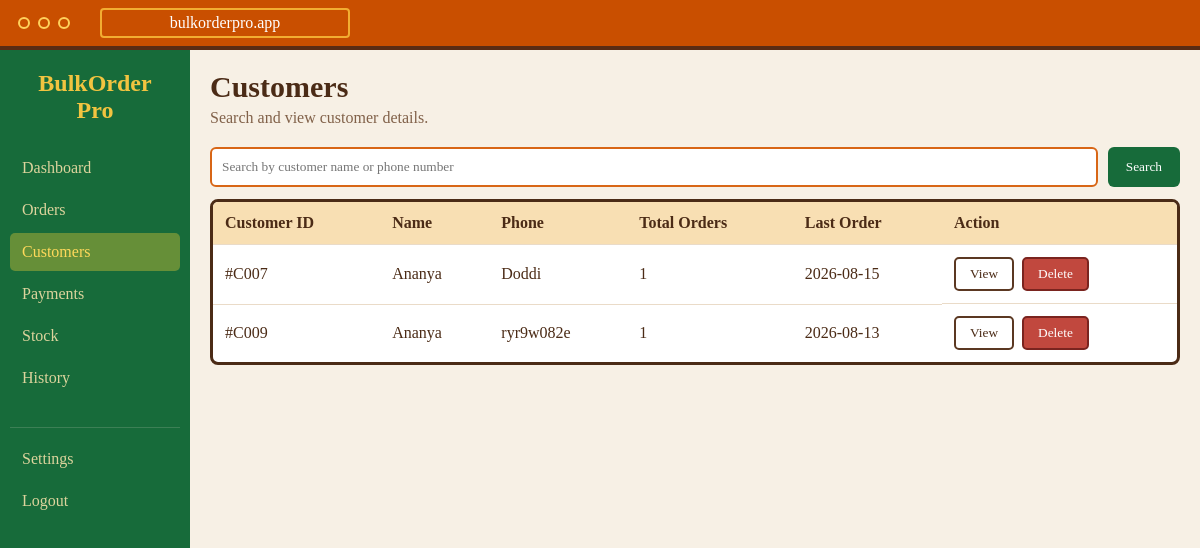
The app's page /customers (signed in) with its own data.
### tables this page shows
CREATE TABLE customers (
            id INTEGER PRIMARY KEY AUTOINCREMENT,
            customer_name TEXT NOT NULL,
            phone TEXT NOT NULL,
            date_added TEXT DEFAULT CURRENT_DATE
        );

### app.py (the view)
@app.route("/customers")
def customers():
    if not user_logged_in():
        return redirect(url_for("login_page"))
    search = request.args.get(
        "search",
        ""
    ).strip()
    connection = get_database_connection()
    cursor = connection.cursor()
    if search:
        cursor.execute("""
            SELECT
                customers.id,
                customers.customer_name,
                customers.phone,
                customers.date_added,
                COUNT(orders.id) AS total_orders,
                MAX(orders.pickup_date) AS last_order
            FROM customers

            LEFT JOIN orders
            ON customers.id = orders.customer_id

            WHERE customers.customer_name LIKE ?
               OR customers.phone LIKE ?

            GROUP BY customers.id

            ORDER BY customers.customer_name
        """, (
            f"%{search}%",
            f"%{search}%"
        ))
    else:
        cursor.execute("""
            SELECT
                customers.id,
                customers.customer_name,
                customers.phone,
                customers.date_added,
                COUNT(orders.id) AS total_orders,
                MAX(orders.pickup_date) AS last_order
            FROM customers

            LEFT JOIN orders
            ON customers.id = orders.customer_id

            GROUP BY customers.id

            ORDER BY customers.customer_name
        """)
    customer_records = cursor.fetchall()
    cursor.execute("""
        SELECT COUNT(*)
        FROM customers
    """)
    total_customers = cursor.fetchone()[0]
    cursor.execute("""
        SELECT COUNT(DISTINCT customer_id)
        FROM orders
        WHERE order_status = 'Pending'
    """)
    active_customers = cursor.fetchone()[0]
    cursor.execute("""
        SELECT COUNT(*)
        FROM customers
        WHERE strftime('%Y-%m', date_added)
        = strftime('%Y-%m', 'now')
    """)
    new_customers = cursor.fetchone()[0]
    connection.close()
    return render_template(
        "customers.html",
        customers=customer_records,
        total_customers=total_customers,
        active_customers=active_customers,
        new_customers=new_customers,
        search=search
    )

### app.py (called while the page is built)
def get_database_connection():
    connection = sqlite3.connect(DATABASE)
    connection.row_factory = sqlite3.Row
    return connection

def user_logged_in():
    return "username" in session

### templates/customers.html (shortened to what this page needs)
<!DOCTYPE html>
<html lang="en">
<head>
    <link rel="stylesheet"
          href="{{ url_for('static', filename='customers.css') }}">
</head>
<body class="customers-page">
    <div class="top-bar">
        <div class="circles">
            <span></span>
            <span></span>
            <span></span>
        </div>
        <div class="web-address">
            bulkorderpro.app
        </div>
    </div>
    <div class="customers-container">
        <div class="sidebar">
            <h2>
                BulkOrder
                <span>Pro</span>
            </h2>
            <a href="{{ url_for('dashboard') }}">
                Dashboard
            </a>
            <a href="{{ url_for('orders') }}">
                Orders
            </a>
            <a href="{{ url_for('customers') }}" class="active">
                Customers
            </a>
            <a href="#">
                Payments
            </a>
            <a href="{{ url_for('stock') }}">
                Stock
            </a>
            <a href="#">
                History
            </a>
            <div class="bottom-links">
                <a href="#">
                    Settings
                </a>
                <a href="{{ url_for('logout') }}">
                    Logout
                </a>
            </div>
        </div>
        <main class="main-content">
            <div class="customers-header">
                <div>
                    <h1>Customers</h1>
                    <p>Search and view customer details.</p>
                </div>
            </div>
            <form
                class="search-box"
                method="GET"
                action="{{ url_for('customers') }}">
                <input
                    type="text"
                    name="search"
                    value="{{ search }}"
                    placeholder="Search by customer name or phone number">
                <button type="submit">
                    Search
                </button>
            </form>
            <div class="customers-table-box">
                <table>
                    <thead>
                        <tr>
                            <th>Customer ID</th>
                            <th>Name</th>
                            <th>Phone</th>
                            <th>Total Orders</th>
                            <th>Last Order</th>
                            <th>Action</th>
                        </tr>
                    </thead>
                    <tbody>
                        {% for customer in customers %}
                        <tr>
                            <td>
                                #C{{ "%03d"|format(customer["id"]) }}
                            </td>
                            <td>
                                {{ customer["customer_name"] }}
                            </td>
                            <td>
                                {{ customer["phone"] }}
                            </td>
                            <td>
                                {{ customer["total_orders"] }}
                            </td>
                            <td>
                                {% if customer["last_order"] %}
                                    {{ customer["last_order"] }}
                                {% else %}
                                    No orders
                                {% endif %}
                            </td>
                            <td class="action-buttons">
                                <button
                                    type="button"
                                    class="view-button">
                                    View
                                </button>
                                <form
                                    method="POST"
                                    action="{{ url_for('delete_customer', customer_id=customer['id']) }}"
                                    onsubmit="return confirm('Are you sure you want to delete this customer and all of their orders?');">
                                    <button
                                        type="submit"
                                        class="delete-button">
                                        Delete
                                    </button>
                                </form>
                            </td>
                        </tr>
                        {% endfor %}
                    </tbody>
                </table>
            </div>
        </main>
    </div>
</body>
</html>

### static/customers.css (style rules this page uses)
* { margin: 0; padding: 0; box-sizing: border-box; }
body { min-height: 100vh; background: #f7f0e5; font-family: Georgia, serif; color: #4b2b16; }
.top-bar { height: 50px; background: #c94f00; border-bottom: 4px solid #5a2c14; display: flex; align-items: center; padding: 0 18px; }
.circles { display: flex; gap: 8px; }
.circles span { width: 12px; height: 12px; border: 2px solid #ffd15c; border-radius: 50%; }
.web-address { width: 250px; margin-left: 30px; padding: 4px; text-align: center; color: white; border: 2px solid #f2ad32; border-radius: 4px; }
.customers-container { display: flex; min-height: calc(100vh - 54px); }
.sidebar { width: 190px; background: #176b3a; color: #e7dcaa; padding: 20px 10px; }
.sidebar h2 { color: #f2c440; text-align: center; margin-bottom: 25px; }
.sidebar h2 span { display: block; }
.sidebar a { display: block; padding: 10px 12px; margin-bottom: 4px; text-decoration: none; color: #ddd49d; border-radius: 5px; }
.sidebar a:hover, .sidebar a.active { background: #668f38; color: #ffd95b; }
.bottom-links { margin-top: 30px; padding-top: 12px; border-top: 1px solid #3c8055; }
.main-content { flex: 1; min-width: 0; padding: 20px; }
.customers-header { display: flex; justify-content: space-between; align-items: center; margin-bottom: 20px; }
.customers-header h1 { font-size: 30px; }
.customers-header p { margin-top: 5px; color: #816149; }
.search-box { display: flex; gap: 10px; margin-bottom: 12px; }
.search-box input { flex: 1; padding: 10px; border: 2px solid #d86616; border-radius: 6px; font-family: Georgia, serif; }
.search-box button { padding: 10px 18px; background: #176b3a; color: white; border: none; border-radius: 6px; cursor: pointer; font-family: Georgia, serif; }
.customers-table-box { background: white; border: 3px solid #4b2b16; border-radius: 8px; overflow-x: auto; }
table { width: 100%; border-collapse: collapse; }
th { background: #f8dfb3; font-size: 16px; }
th, td { padding: 12px; text-align: left; border-bottom: 1px solid #eadbc8; }
tbody tr:last-child td { border-bottom: none; }
.action-buttons { display: flex; align-items: center; gap: 8px; }
.action-buttons form { margin: 0; }
.view-button { padding: 7px 14px; background: white; color: #4b2b16; border: 2px solid #5b3822; border-radius: 5px; cursor: pointer; font-family: Georgia, serif; }
.delete-button { padding: 7px 14px; background: #c1483e; color: white; border: 2px solid #7a241f; border-radius: 5px; cursor: pointer; font-family: Georgia, serif; }

### records on screen
customers: id "007", customer_name "Ananya", phone "Doddi", total_orders "1", last_order "2026-08-15"
customers: id "009", customer_name "Ananya", phone "ryr9w082e", total_orders "1", last_order "2026-08-13"
